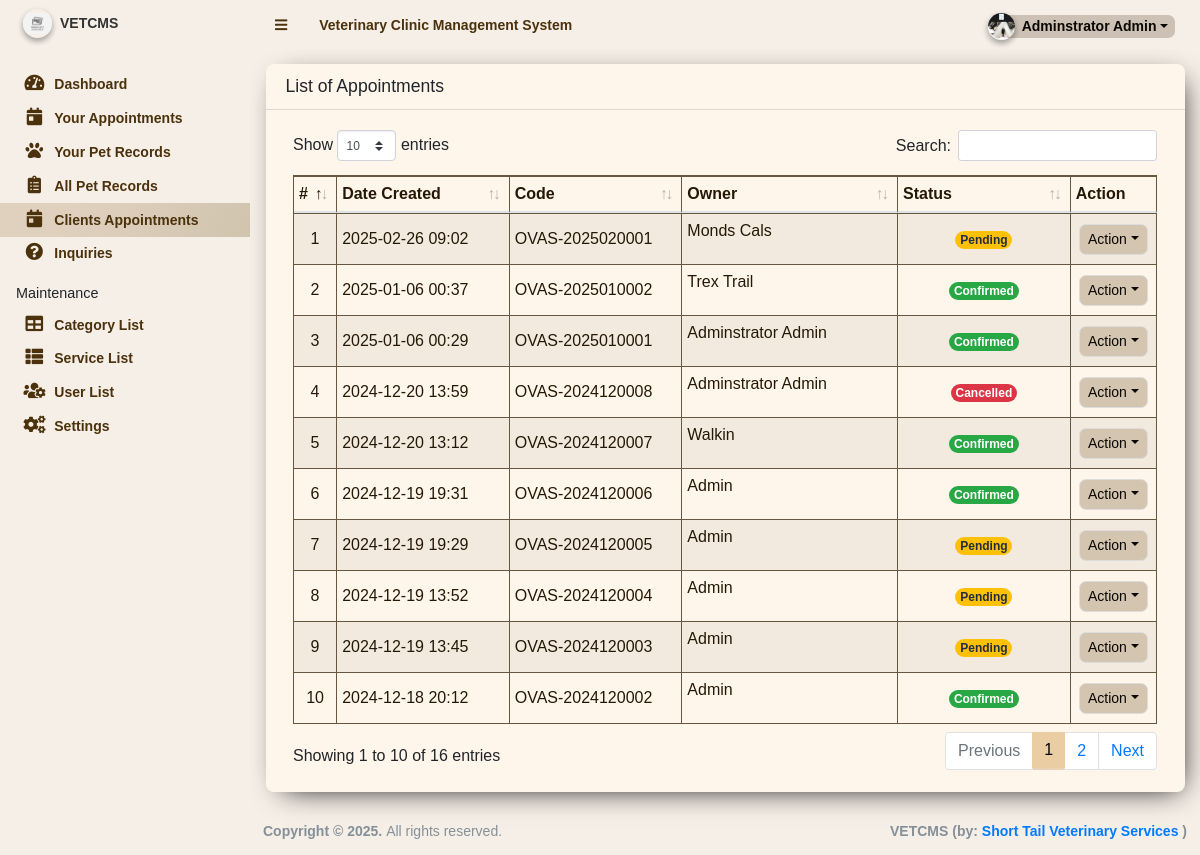
/admin/?page=appointments (signed in), run on the app's committed database.
### tables this page shows
CREATE TABLE `appointment_list` (
  `id` int(11) NOT NULL,
  `code` varchar(100) NOT NULL,
  `schedule` date NOT NULL,
  `owner_name` text NOT NULL,
  `contact` text NOT NULL,
  `email` text NOT NULL,
  `address` text NOT NULL,
  `category_id` int(11) NOT NULL,
  `breed` text NOT NULL,
  `age` varchar(50) NOT NULL,
  `service_ids` text DEFAULT NULL,
  `status` tinyint(4) NOT NULL DEFAULT 0,
  `date_created` datetime NOT NULL DEFAULT current_timestamp(),
  `date_updated` datetime DEFAULT NULL ON UPDATE current_timestamp(),
  `pet_id` int(11) NOT NULL,
  `owner_id` int(11) NOT NULL,
  `time_sched` time DEFAULT NULL
);

### admin/appointments/index.php (the view, shortened to what this page needs)
<div class="card card-outline">
	<div class="card-header">
		<h3 class="card-title">List of Appointments</h3>
	</div>
	<div class="card-body">
		<div class="container-fluid">
        <div class="table-responsive">
			<table class="table table-sm table-hover table-striped table-bordered">
				<colgroup>
					<col width="5%">
					<col width="20%">
					<col width="20%">
					<col width="25%">
					<col width="20%">
					<col width="10%">
				</colgroup>
				<thead>
					<tr>
						<th>#</th>
						<th>Date Created</th>
						<th>Code</th>
						<th>Owner</th>
						<th>Status</th>
						<th>Action</th>
					</tr>
				</thead>
				<tbody>
					<?php
						$i = 1;
						$qry = $conn->query("SELECT * from `appointment_list` order by unix_timestamp(`date_created`) desc ");
						while($row = $qry->fetch_assoc()):
					?>
						<tr>
							<td class="text-center"><?php echo $i++; ?></td>
							<td class=""><?php echo date("Y-m-d H:i",strtotime($row['date_created'])) ?></td>
							<td><?php echo ($row['code']) ?></td>
							<td class=""><p class="truncate-1"><?php echo ucwords($row['owner_name']) ?></p></td>
							<td class="text-center">
							<?php
    switch ($row['status']){
        case 0:
            echo '<span class="rounded-pill badge badge-warning">Pending</span>';
            break;
        case 1:
            echo '<span class="rounded-pill badge badge-success">Confirmed</span>';
            break;
        case 3:
            echo '<span class="rounded-pill badge badge-danger">Cancelled</span>';
            break;
    }
?>
							</td>
							<td align="center">
								 <button type="button" class="btn btn-flat btn-default btn-sm dropdown-toggle dropdown-icon" data-toggle="dropdown">
				                  		Action
				                  </button>
							</td>
						</tr>
					<?php endwhile; ?>
				</tbody>
			</table>
		</div>
		</div>
	</div>
</div>

### admin/appointments/index.php (style rules this page uses)
.btn { background-color: #eacda3!important; border-radius:0.5em!important; }
body { font-family: "Abel", sans-serif; font-weight: 400; font-style: normal; }
.btn { background-color:rgb(212, 197, 176)!important; border-radius:0.5em!important; color:rgb(10, 7, 2) !important; }
.card { background-color:rgb(255, 246, 235)!important; box-shadow: 6px 7px 28px -11px rgba(0,0,0,1); -webkit-box-shadow: 6px 7px 28px -11px rgba(0,0,0,1); -moz-box-shadow: 6px 7px 28px -11px rgba(0,0,0,1); border-radius:0.5em!important; }
.table { border: 1px solid #675640; border-collapse: collapse; color:rgb(37, 24, 6) !important; }
.table th, .table td { border: 1px solid #675640; }
.table-responsive { overflow-x: auto; -webkit-overflow-scrolling: touch; }
.table { width: 100%; margin-bottom: 1rem; border: 1px solid #675640; border-collapse: collapse; color: rgb(37, 24, 6) !important; }
.table th, .table td { border: 1px solid #675640; padding: 0.5rem; vertical-align: middle; }

### admin/inc/footer.php (style rules this page uses)
body { font-family: "Abel", sans-serif; font-weight: 400; font-style: normal; }

### data on the page
appointment_list: date_created "2025-02-26 09:02", code "OVAS-2025020001", owner_name "Monds Cals", status "Pending"
appointment_list: date_created "2025-01-06 00:37", code "OVAS-2025010002", owner_name "Trex Trail", status "Confirmed"
appointment_list: date_created "2025-01-06 00:29", code "OVAS-2025010001", owner_name "Adminstrator Admin", status "Confirmed"
appointment_list: date_created "2024-12-20 13:59", code "OVAS-2024120008", owner_name "Adminstrator Admin", status "Cancelled"
appointment_list: date_created "2024-12-20 13:12", code "OVAS-2024120007", owner_name "Walkin", status "Confirmed"
appointment_list: date_created "2024-12-19 19:31", code "OVAS-2024120006", owner_name "Admin", status "Confirmed"
appointment_list: date_created "2024-12-19 19:29", code "OVAS-2024120005", owner_name "Admin", status "Pending"
appointment_list: date_created "2024-12-19 13:52", code "OVAS-2024120004", owner_name "Admin", status "Pending"
appointment_list: date_created "2024-12-19 13:45", code "OVAS-2024120003", owner_name "Admin", status "Pending"
appointment_list: date_created "2024-12-18 20:12", code "OVAS-2024120002", owner_name "Admin", status "Confirmed"

### other printed values
$_settings->info('name') "Veterinary Clinic Management System"
$_settings->userdata('firstname').' '.$_settings->userdata('lastname') "Adminstrator Admin"
$_settings->info('short_name') "VETCMS"
